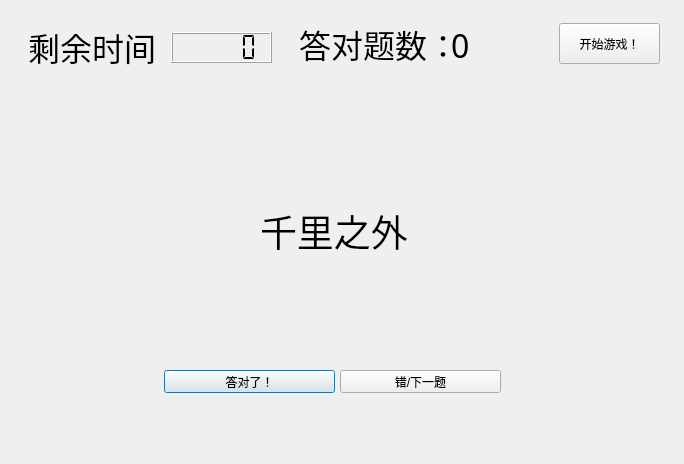
<?xml version="1.0" encoding="UTF-8"?>
<ui version="4.0">
 <class>Dialog</class>
 <widget class="QDialog" name="Dialog">
  <property name="geometry">
   <rect>
    <x>0</x>
    <y>0</y>
    <width>684</width>
    <height>464</height>
   </rect>
  </property>
  <property name="windowTitle">
   <string>Dialog</string>
  </property>
  <widget class="QPushButton" name="pushButtonRight">
   <property name="geometry">
    <rect>
     <x>164</x>
     <y>370</y>
     <width>171</width>
     <height>23</height>
    </rect>
   </property>
   <property name="text">
    <string>答对了！</string>
   </property>
  </widget>
  <widget class="QPushButton" name="pushButtonWrong">
   <property name="geometry">
    <rect>
     <x>340</x>
     <y>370</y>
     <width>161</width>
     <height>23</height>
    </rect>
   </property>
   <property name="text">
    <string>错/下一题</string>
   </property>
  </widget>
  <widget class="QLCDNumber" name="lcdNumber">
   <property name="geometry">
    <rect>
     <x>171</x>
     <y>32</y>
     <width>101</width>
     <height>31</height>
    </rect>
   </property>
   <property name="autoFillBackground">
    <bool>false</bool>
   </property>
   <property name="segmentStyle">
    <enum>QLCDNumber::Flat</enum>
   </property>
   <property name="value" stdset="0">
    <double>0.000000000000000</double>
   </property>
   <property name="intValue" stdset="0">
    <number>0</number>
   </property>
  </widget>
  <widget class="QLabel" name="label">
   <property name="geometry">
    <rect>
     <x>299</x>
     <y>13</y>
     <width>161</width>
     <height>61</height>
    </rect>
   </property>
   <property name="font">
    <font>
     <family>宋体</family>
     <pointsize>24</pointsize>
    </font>
   </property>
   <property name="text">
    <string>答对题数：</string>
   </property>
  </widget>
  <widget class="QLabel" name="labelQ">
   <property name="geometry">
    <rect>
     <x>260</x>
     <y>180</y>
     <width>161</width>
     <height>101</height>
    </rect>
   </property>
   <property name="font">
    <font>
     <family>宋体</family>
     <pointsize>28</pointsize>
    </font>
   </property>
   <property name="text">
    <string>千里之外</string>
   </property>
  </widget>
  <widget class="QLabel" name="labell">
   <property name="geometry">
    <rect>
     <x>28</x>
     <y>21</y>
     <width>141</width>
     <height>51</height>
    </rect>
   </property>
   <property name="font">
    <font>
     <family>宋体</family>
     <pointsize>24</pointsize>
    </font>
   </property>
   <property name="text">
    <string>剩余时间：</string>
   </property>
  </widget>
  <widget class="QPushButton" name="pushButtonGo">
   <property name="geometry">
    <rect>
     <x>559</x>
     <y>23</y>
     <width>101</width>
     <height>41</height>
    </rect>
   </property>
   <property name="text">
    <string>开始游戏！</string>
   </property>
  </widget>
  <widget class="QLabel" name="labelCorrectNumber">
   <property name="geometry">
    <rect>
     <x>451</x>
     <y>20</y>
     <width>71</width>
     <height>51</height>
    </rect>
   </property>
   <property name="font">
    <font>
     <family>黑体</family>
     <pointsize>24</pointsize>
    </font>
   </property>
   <property name="text">
    <string>0</string>
   </property>
  </widget>
  <zorder>pushButtonRight</zorder>
  <zorder>pushButtonWrong</zorder>
  <zorder>labelQ</zorder>
  <zorder>labell</zorder>
  <zorder>label</zorder>
  <zorder>lcdNumber</zorder>
  <zorder>pushButtonGo</zorder>
  <zorder>labelCorrectNumber</zorder>
 </widget>
 <resources/>
 <connections/>
</ui>
